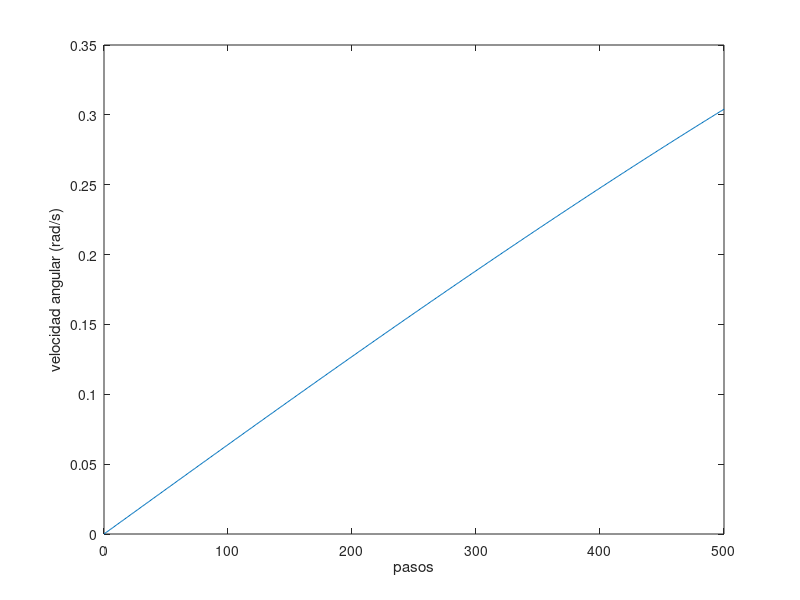
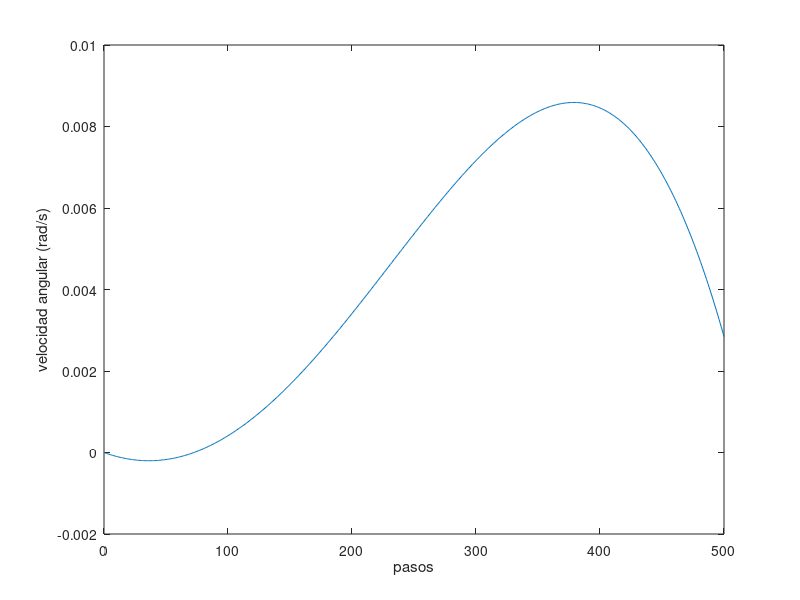
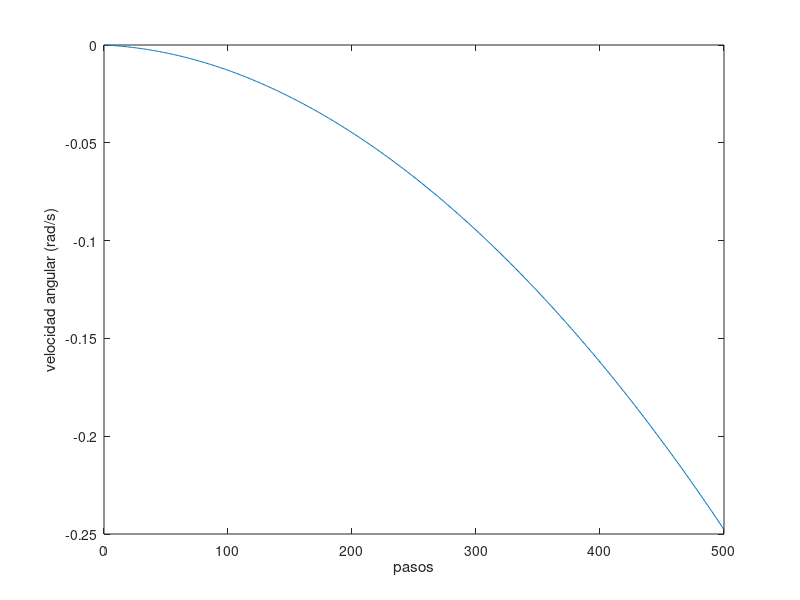

The MATLAB script that drew these images, in order:
clc
clear variables

%Inercia referidas al eje de ref marco teorico
Isat= [0.0421379 0.0000186 -0.0000310;0.0000186 0.0421882 0.0000684; -0.0000310 0.0000684 0.0055279];
r1=[-34.7530 0.8246 0.1663]';
r2=[0.5598 -34.4882 0.1663]';
r3=[0.5598 0.8246 -35.4791]';
r4=[17.8839 18.1487 17.1578]';
G=[r1/norm(r1) r2/norm(r2) r3/norm(r3) r4/norm(r4)];


%Isat=[0.04215 0 0;0 0.04215 0; 0  0 0.04215];
%G=[1,0,0,1/sqrt(3);0,1,0,1/sqrt(3);0,0,1,1/sqrt(3)];

L=[0;-0.0001;0];
Iw=[0.000012 0 0;0 0.000007 0;0 0 0.000007];
inversaI=inv(Isat);

gradient=1270;
rpm= 7000;
OMEGA= rpm*(2*pi)/60;
torque=rpm/gradient * 10^(-3);
us=[0;torque;0;0];

h=0.005; % step's size
N=500; % number of steps
omega=[0;0;0];
omega_total=[];

omega_total=[omega_total omega];

t = linspace(0,N,N+1);
for n=1:N
    hs=[Iw(1,1)*(omega(1,1)+OMEGA);Iw(1,1)*(omega(1,1)+OMEGA) ;Iw(1,1)*(omega(1,1)+OMEGA) ;Iw(1,1)*(omega(1,1)+OMEGA)];
    omega_n= omega+h*inversaI*(-cross(omega,Isat*omega)-cross(omega,G*hs)-G*us +L);
    
    omega=omega_n;
    omega_total=[omega_total omega_n];
   
end

figure
plot(t,omega_total(2,:))
xlabel('pasos')
ylabel('velocidad angular (rad/s)')


figure
plot(t,omega_total(1,:))
xlabel('pasos')
ylabel('velocidad angular (rad/s)')


figure
plot(t,omega_total(3,:))
xlabel('pasos')
ylabel('velocidad angular (rad/s)')





